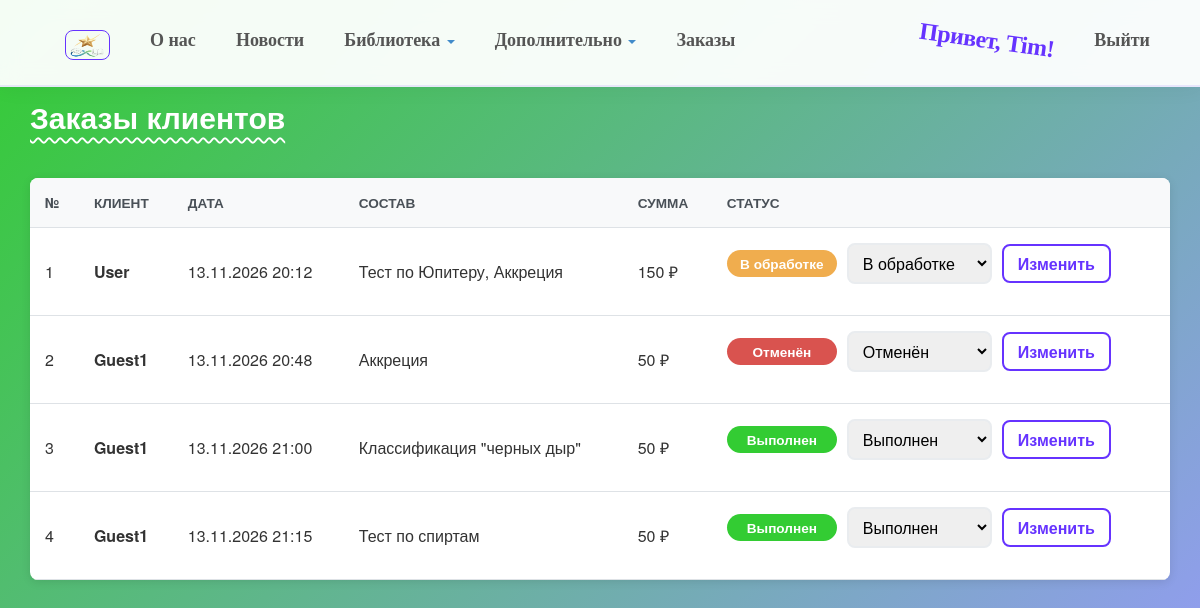
Before: /orders/ (signed in) with the older database file.
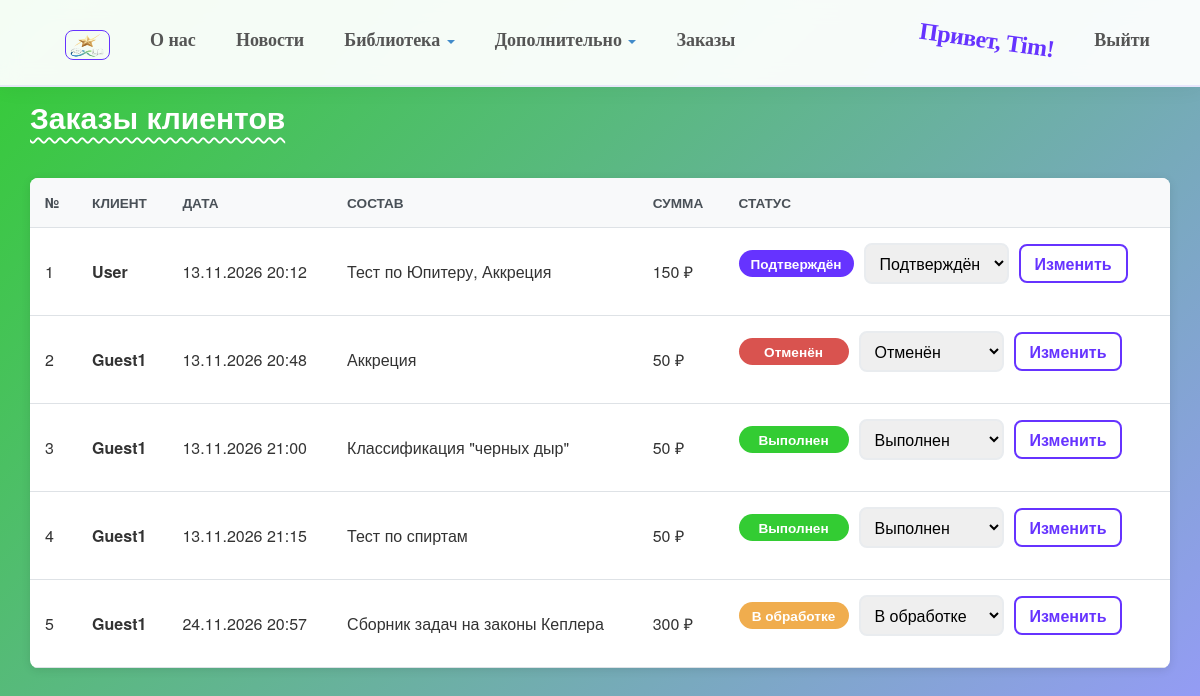
After: the same page with the newer database file.
### app/models.py (models this page shows, shortened)
class Order(models.Model):
    STATUS_CHOICES = [
        ('processing', 'В обработке'),
        ('confirmed', 'Подтверждён'),
        ('completed', 'Выполнен'),
        ('cancelled', 'Отменён'),
    ]
    ACCESS_STATUSES = ('confirmed', 'completed')
    customer = models.ForeignKey(User, on_delete=models.CASCADE, related_name='orders', verbose_name="Клиент")
    created_at = models.DateTimeField(auto_now_add=True, verbose_name="Дата заказа")
    status = models.CharField(max_length=20, choices=STATUS_CHOICES, default='processing', verbose_name="Статус")
    class Meta:
        verbose_name = "Заказ"
        verbose_name_plural = "Заказы"
        ordering = ['-created_at']

class OrderItem(models.Model):
    order = models.ForeignKey(Order, on_delete=models.CASCADE, related_name='items', verbose_name="Заказ")
    material = models.ForeignKey(EducationalMaterial, on_delete=models.SET_NULL, null=True, blank=True, verbose_name="Материал")
    title = models.CharField(max_length=100, verbose_name="Название на момент заказа")
    price = models.DecimalField(max_digits=10, decimal_places=2, verbose_name="Цена на момент заказа")

### app/views.py (the view, shortened to what this page needs)
# urls.py: path('orders/', app_views.manager_orders, name='manager_orders'),
@role_required(is_manager)
def manager_orders(request):
    orders = (Order.objects
              .select_related('customer')
              .prefetch_related('items')
              .annotate(total_price=Sum('items__price')))
    return render(
        request,
        'app/manager/orders.html',
        {
            'title': 'Заказы',
            'orders': orders,
            'statuses': Order.STATUS_CHOICES,
        }
    )

### app/context_processors.py (called while the page is built)
def roles(request):
    user = request.user
    return {
        'is_admin': is_admin(user),
        'is_manager': is_manager(user),
        'is_client': is_client(user),
    }

### app/roles.py (called while the page is built)
def _in_group(user, name):
    if not user.is_authenticated:
        return False
    groups = getattr(user, '_role_groups', None)
    if groups is None:
        groups = set(user.groups.values_list('name', flat=True))
        user._role_groups = groups
    return name in groups

def is_admin(user):
    return user.is_authenticated and user.is_superuser

def is_manager(user):
    return not is_admin(user) and _in_group(user, MANAGER_GROUP)

def is_client(user):
    return (user.is_authenticated and not user.is_superuser
            and not _in_group(user, MANAGER_GROUP)
            and _in_group(user, CLIENT_GROUP))

def role_required(check):
    def decorator(view):
        @wraps(view)
        def wrapper(request, *args, **kwargs):
            if not request.user.is_authenticated:
                return redirect_to_login(request.get_full_path())
            if not check(request.user):
                raise PermissionDenied
            return view(request, *args, **kwargs)
        return wrapper
    return decorator

### app/templates/app/manager/orders.html (shortened to what this page needs)
{% extends 'app/layout.html' %}
{% load static %}
{% block extra_css %}
<link rel="stylesheet" href="{% static 'app/content/admin.css' %}">
<link rel="stylesheet" href="{% static 'app/content/orders.css' %}">
{% endblock %}
{% block content %}
<div class="admin-header">
    <h2 class="page-title">Заказы клиентов</h2>
</div>
{% if orders %}
<table class="data-table">
    <thead>
        <tr>
            <th>№</th>
            <th>Клиент</th>
            <th>Дата</th>
            <th>Состав</th>
            <th>Сумма</th>
            <th>Статус</th>
        </tr>
    </thead>
    <tbody>
        {% for order in orders %}
        <tr>
            <td>{{ order.id }}</td>
            <td><strong>{{ order.customer.username }}</strong></td>
            <td>{{ order.created_at|date:"d.m.Y H:i" }}</td>
            <td>
                {% for item in order.items.all %}{{ item.title }}{% if not forloop.last %}, {% endif %}{% endfor %}
            </td>
            <td>{{ order.total_price|default:0 }} ₽</td>
            <td>
                <form method="post" class="status-form">
                    <span class="status-badge status-{{ order.status }}">{{ order.get_status_display }}</span>
                    <select name="status">
                        {% for value, label in statuses %}
                        <option value="{{ value }}" {% if value == order.status %}selected{% endif %}>{{ label }}</option>
                        {% endfor %}
                    </select>
                    <button type="submit" class="btn-status">Изменить</button>
                </form>
            </td>
        </tr>
        {% endfor %}
    </tbody>
</table>
{% else %}
<div class="empty-state">
    <h3>Заказов пока нет</h3>
    <p>Как только клиенты оформят заказы, они появятся здесь</p>
</div>
{% endif %}
{% endblock %}

Changed rows visible on the page:
changed Order "User": status "В обработке" → "Подтверждён"
added Order: id "5", customer.username "Guest1", created_at "24.11.2026 20:57", total_price "300", status "В обработке"
added OrderItem: title "Сборник задач на законы Кеплера", shown under "5"
